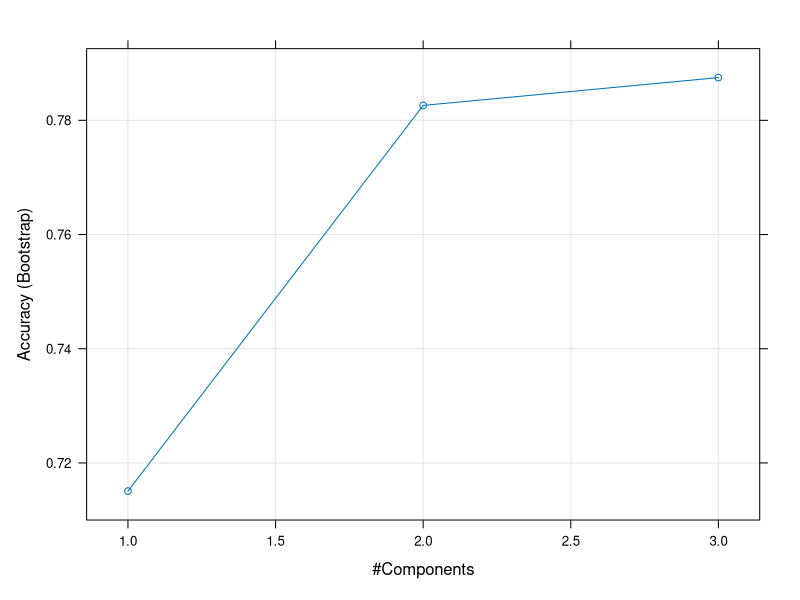

Reproduce this figure in R. (Note: this script raises an error after producing the figure.)
library(caret)
vignette('caret')
data(mdrr)
set.seed(1)
library(mlbench)
data(Sonar)
inTrain <- createDataPartition(y = Sonar$Class, 
                               ## the outcome data are needed
                               p = .75, 
                               ## The percentage of data in the 
                               ## training set
                               list = FALSE)
## The format of the results

## The output is a set of integers for the rows of Sonar 
## that belong in the training set.
str(inTrain)
training <- Sonar[ inTrain,]
testing  <- Sonar[-inTrain,]

plsFit <- train(Class ~ ., 
                data = training,
                method = "pls",
                ## Center and scale the predictors for the training 
                ## set and all future samples.
                preProc = c("center", "scale"),
                matrix = 'ROC')

plsClasses <- predict(plsFit, newdata = testing)
plsProbs <- predict(plsFit, newdata = testing, type = "prob")
confusionMatrix(plsClasses, testing$Class)
print(plot(plsFit))


# lda

ldaFit <- train(Class ~ ., 
                data = training,
                method = "lda",
                ## Center and scale the predictors for the training 
                ## set and all future samples.
                preProc = c("center", "scale"),
                matrix = 'ROC')

ldaClasses <- predict(ldaFit, newdata = testing)
ldaProbs <- predict(ldaFit, newdata = testing, type = "prob")
ggplot(ldaFit, metric = "Kappa")

inTrain <- sample(seq(along = mdrrClass), 450)




data(mdrr)
set.seed(1)
inTrain <- sample(seq(along = mdrrClass), 450)

nzv <- nearZeroVar(mdrrDescr)
filteredDescr <- mdrrDescr[, -nzv]

training <- filteredDescr[inTrain,]
test <- filteredDescr[-inTrain,]
trainMDRR <- mdrrClass[inTrain]
testMDRR <- mdrrClass[-inTrain]

preProcValues <- preProcess(training)

trainDescr <- predict(preProcValues, training)
testDescr <- predict(preProcValues, test)

useBayes   <- plsda(trainDescr, trainMDRR, ncomp = 5,
                    probMethod = "Bayes")

y = trainMDRR
obsLevels <- levels(y)
oldY <- y
y <- class2ind(y)
trainDescr <- as.matrix(trainDescr)
tmpData <- data.frame(n = paste("row", 1:nrow(y), sep = ""))
tmpData$y <- y
tmpData <- cbind(tmpData, trainDescr)
# tmpData$x <- trainDescr
ncomp=2
obsLevels <- levels(oldY)
out <- pls::plsr(y ~ x, data = tmpData, ncomp = ncomp)
out$obsLevels <- obsLevels
class(out) <- 'mvr'
testDescr <- as.matrix(testDescr)
tmpPred <- predict(out, newdata = testDescr)[,,ncomp,drop = FALSE]

predict(out, testDescr)

useSoftmax <- plsda(trainDescr, trainMDRR, ncomp = 5)

ncomp=2
class(trainDescr) <- 'mvr'
tmpPred <- predict(useSoftmax,testDescr, type = 'raw')


confusionMatrix(predict(useBayes, testDescr),
                testMDRR)

confusionMatrix(predict(useSoftmax, testDescr),
                testMDRR)

histogram(~predict(useBayes, testDescr, type = "prob")[,"Active",]
          | testMDRR, xlab = "Active Prob", xlim = c(-.1,1.1))
histogram(~predict(useSoftmax, testDescr, type = "prob")[,"Active",]
          | testMDRR, xlab = "Active Prob", xlim = c(-.1,1.1))


## different sized objects are returned
length(predict(useBayes, testDescr))
dim(predict(useBayes, testDescr, ncomp = 1:3))
dim(predict(useBayes, testDescr, type = "prob"))
dim(predict(useBayes, testDescr, type = "prob", ncomp = 1:3))

## Using spls:
## (As of 11/09, the spls package now has a similar function with
## the same mane. To avoid conflicts, use caret:::splsda to 
## get this version)
